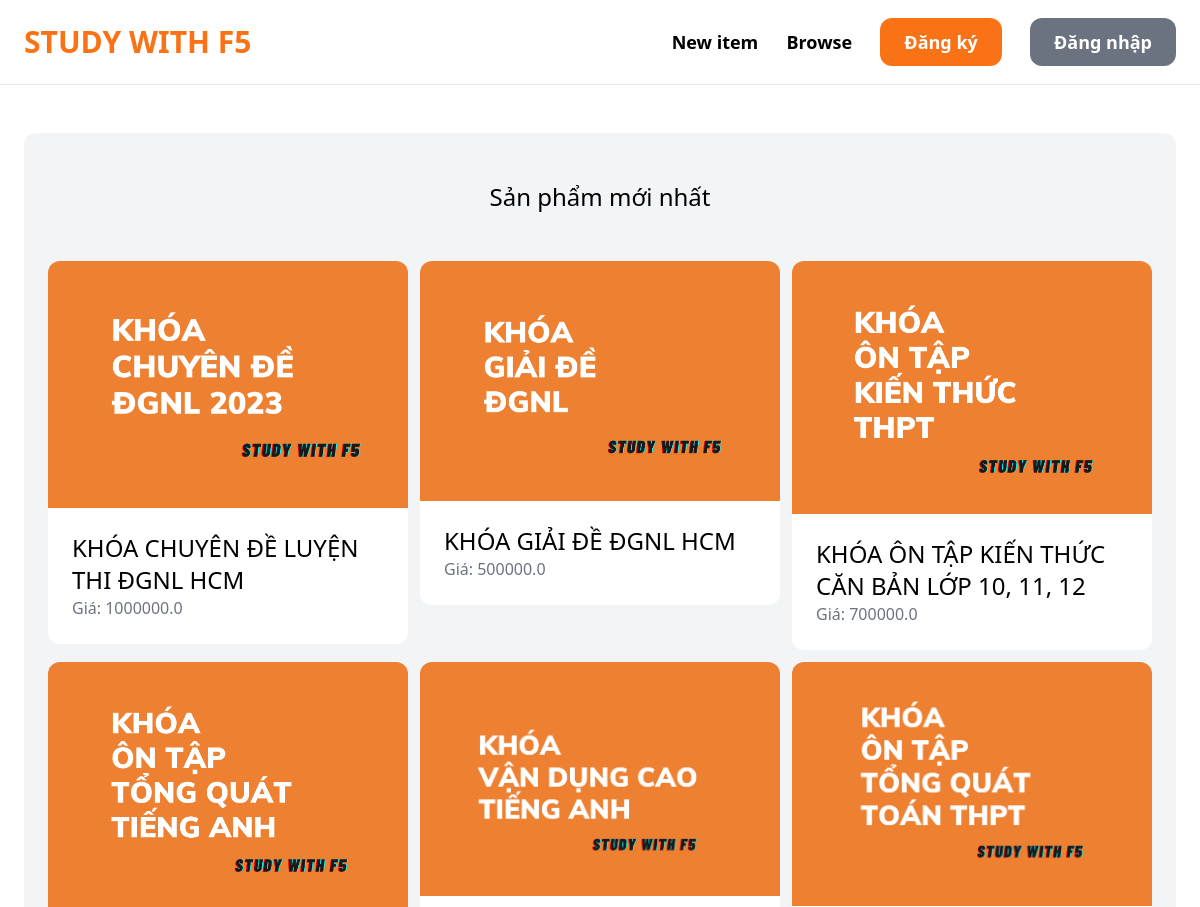
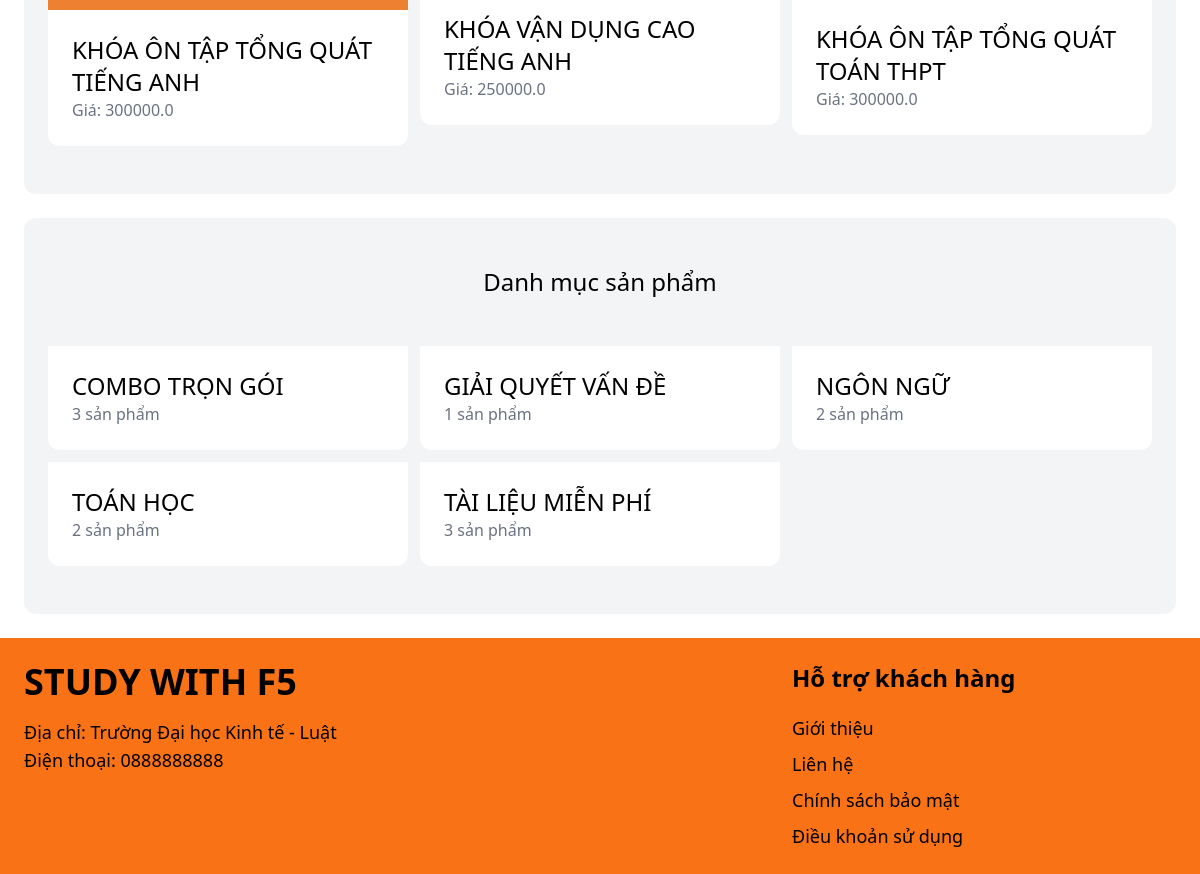
The page / on the database its author committed (2 pictures, top to bottom).
### item/models.py (models this page shows, shortened)
class Item(models.Model):
    category = models.ForeignKey(Category, related_name='items', on_delete=models.CASCADE)
    name = models.CharField(max_length=255)
    description = models.TextField(blank=True, null=True)
    price = models.FloatField()
    image = models.ImageField(upload_to='item_images', blank=True, null=True)
    is_sold = models.BooleanField(default=False)
    created_by = models.ForeignKey(User, related_name='items', on_delete=models.CASCADE)
    created_at = models.DateTimeField(auto_now_add=True)

class Category(models.Model):
    name = models.CharField(max_length=255)
    class Meta:
        ordering = ('name',)
        verbose_name_plural = 'Categories'

### core/views.py (the view)
# urls.py: path('', views.index, name='index'),
def index(request):
    items = Item.objects.filter(is_sold=False)[0:6]
    categories = Category.objects.all()
    return render(request, 'core/index.html', {
        'categories': categories,
        'items': items,
    })

### core/migrations/templates/core/index.html (shortened to what this page needs)
{% extends 'core/base.html' %}
{% block content %}
    <div class="mt-6 px-6 py-12 bg-gray-100 rounded-xl">
        <h2 class="mb-12 text-2xl text-center">Sản phẩm mới nhất</h2>
        <div class="grid grid-cols-3 gap-3">
            {% for item in items %}
                <div>
                    <a href="{% url 'item:detail' item.id %}">
                        <div>
                            <img src="{{ item.image.url }}" class="rounded-t-xl">
                        </div>
                        <div class="p-6 bg-white rounded-b-xl">
                            <h2 class="text-2xl">{{ item.name }}</h2>
                            <p class="text-gray-500">Giá: {{ item.price }}</p>
                        </div>
                    </a>
                </div>
            {% endfor %}
        </div>
    </div>
    <div class="mt-6 px-6 py-12 bg-gray-100 rounded-xl">
        <h2 class="mb-12 text-2xl text-center">Danh mục sản phẩm</h2>
        <div class="grid grid-cols-3 gap-3">
            {% for category in categories %}
                <div>
                    <a href="#">
                        <div class="p-6 bg-white rounded-b-xl">
                            <h2 class="text-2xl">{{ category.name }}</h2>
                            <p class="text-gray-500">{{ category.items.count }} sản phẩm</p>
                        </div>
                    </a>
                </div>
            {% endfor %}
        </div>
    </div>
{% endblock %}

### core/migrations/templates/core/base.html (shortened to what this page needs)
<!doctype html>
<html>
    <head>
        <script src="https://cdn.tailwindcss.com"></script>
    </head>
    <body>
        <nav class="py-6 px-6 flex justify-between items-center border-b border-gray-200">
            <a href="/" class="text-3xl text-orange-500 font-semibold">STUDY WITH F5</a>
            <div class="space-x-6">
                <a href="{% url 'item:new' %}" class="text-lg font-semibold hover:text-gray-500">New item</a>
                <a href="{% url 'item:items' %}" class="text-lg font-semibold hover:text-gray-500">Browse</a>
                {% if request.user.is_authenticated %}
                    <a href="{% url 'conversation:inbox' %}" class="px-6 py-3 text-lg font-semibold bg-orange-500 text-white rounded-xl hover:bg-orange-700">Tin nhắn</a>
                    <a href="{% url 'dashboard:index' %}" class="px-6 py-3 text-lg font-semibold bg-gray-500 text-white rounded-xl hover:bg-gray-700">Dashboard</a>
                {% else %}
                    <a href="{% url 'core:signup' %}" class="px-6 py-3 text-lg font-semibold bg-orange-500 text-white rounded-xl hover:bg-teal-700">Đăng ký</a>
                    <a href="{% url 'core:login' %}" class="px-6 py-3 text-lg font-semibold bg-gray-500 text-white rounded-xl hover:bg-gray-700">Đăng nhập</a>
                {% endif %}
            </div>
        </nav>
        <div class="px-6 py-6">
            {% block content %}
            {% endblock %}
        </div>
        <footer class="py-6 px-6 flex justify-between bg-orange-500">
            <div class="w-2/3 pr-10">
                <h3 class="mb-4 text-4xl font-semibold text-black-400">STUDY WITH F5</h3>
                <p class="text-lg text-black-500">Địa chỉ: Trường Đại học Kinh tế - Luật </p>
                <t class="text-lg text-black-500">Điện thoại: 0888888888</t>
            </div>
            <div class="w-1/3">
                <h3 class="mb-5 font-semibold text-2xl text-black-400">Hỗ trợ khách hàng</h3>
                <ul class="space-y-2">
                    <li><a href="{% url 'core:introduce' %}" class="text-lg text-black-500 hover:text-black-700">Giới thiệu</a></li>
                    <li><a href="{% url 'core:contact' %}" class="text-lg text-black-500 hover:text-black-700">Liên hệ</a></li>
                    <li><a href="{% url 'core:csbaomat' %}" class="text-lg text-black-500 hover:text-black-700">Chính sách bảo mật</a></li>
                    <li><a href="{% url 'core:dieukhoansd' %}" class="text-lg text-black-500 hover:text-black-700">Điều khoản sử dụng</a></li>
                </ul>
            </div>
        </footer>
    </body>
</html>

### rows shown on the page
Item: image (picture), name "KHÓA CHUYÊN ĐỀ LUYỆN THI ĐGNL HCM", price "1000000.0"
Item: image (picture), name "KHÓA GIẢI ĐỀ ĐGNL HCM", price "500000.0"
Item: image (picture), name "KHÓA ÔN TẬP KIẾN THỨC CĂN BẢN LỚP 10, 11, 12", price "700000.0"
Item: image (picture), name "KHÓA ÔN TẬP TỔNG QUÁT TIẾNG ANH", price "300000.0"
Item: image (picture), name "KHÓA VẬN DỤNG CAO TIẾNG ANH", price "250000.0"
Item: image (picture), name "KHÓA ÔN TẬP TỔNG QUÁT TOÁN THPT", price "300000.0"
Category: name "COMBO TRỌN GÓI", items.count "3"
Category: name "GIẢI QUYẾT VẤN ĐỀ", items.count "1"
Category: name "NGÔN NGỮ", items.count "2"
Category: name "TOÁN HỌC", items.count "2"
Category: name "TÀI LIỆU MIỄN PHÍ", items.count "3"
